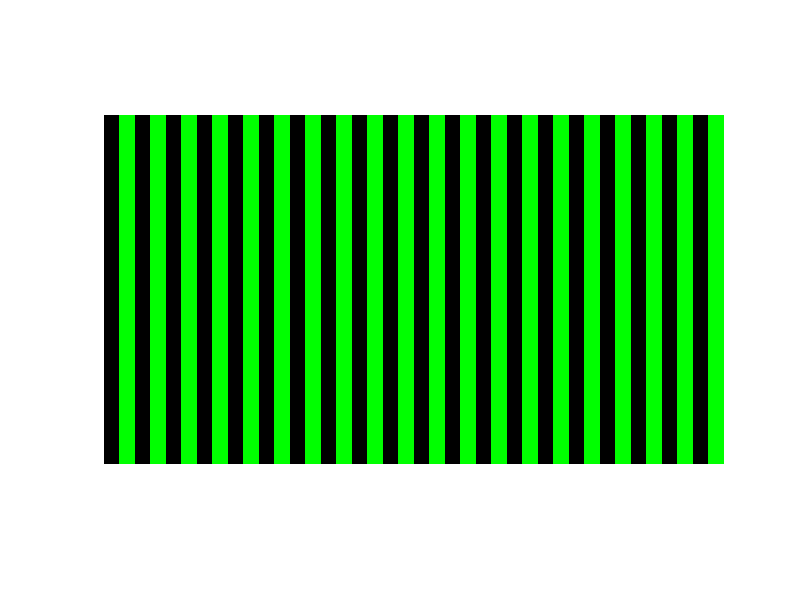

The MATLAB script that drew this image: (Note: this script raises an error after producing the figure.)
%%

%filename='testAnimated.gif';

%%
xsize=1280;
ysize=720;
image=zeros(ysize,xsize);
%%
period=2.0;
dutycycle=0.5;
cutoff=period*(1-dutycycle);
nImages=1;
colorvect=[0,255,0];
%%
   h= figure;

   
for idx=1:nImages
    image=zeros(ysize,xsize);
    k=idx-1;
    for i=1:1:xsize  
     k=k+1;
         if k<=cutoff
          image(:,i,1:3)=ones(ysize,1).*colorvect;
         end

         if k==period
             k=0;
         end

    end

imshow(image)
frame=getframe(h);
im{idx}=frame2im(frame);
end

imwrite(image,'TestImages/8pxV.png');


%%
%%
% for idx = 1:nImages
%     [A,map] = rgb2ind(im{idx},256);
%     if idx == 1
%         imwrite(A,map,filename,'gif','LoopCount',Inf,'DelayTime',0.1);
%     else
%         imwrite(A,map,filename,'gif','WriteMode','append','DelayTime',0.1);
%     end
% end
